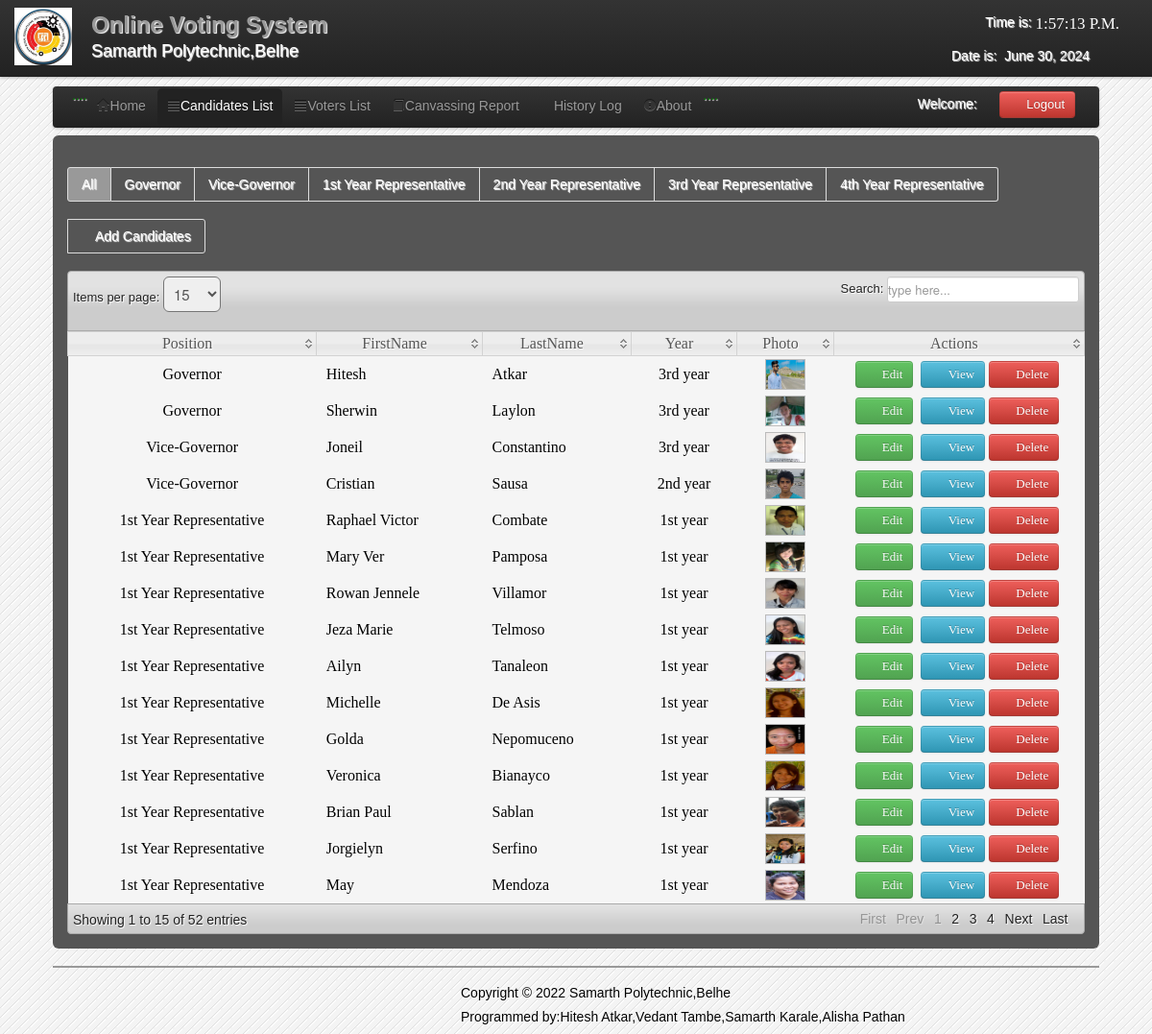
The page /admin/candidate_list.php (signed in) on the database its author committed.
### tables this page shows
CREATE TABLE `candidate` (
  `CandidateID` int(11) NOT NULL,
  `abc` varchar(1) NOT NULL,
  `Position` varchar(200) NOT NULL,
  `Party` varchar(100) NOT NULL,
  `FirstName` varchar(200) NOT NULL,
  `LastName` varchar(200) NOT NULL,
  `MiddleName` varchar(100) NOT NULL,
  `Gender` varchar(6) NOT NULL,
  `Year` varchar(100) NOT NULL,
  `Photo` varchar(200) NOT NULL
);

### admin/candidate_list.php (the view, shortened to what this page needs)
<?php
include('session.php');
include('header.php');
include('dbcon.php');
?>
</head>
<body>
<?php include('nav_top.php'); ?>
<div class="wrapper">
<div class="home_body">
<div class="navbar">
	<div class="navbar-inner">
	<div class="container">
	<ul class="nav nav-pills">
	  <li>....</li>
	  <li><a href="home.php"><i class="icon-home icon-large"></i>Home</a></li>
	  <li  class="active"><a  href="candidate_list.php"><i class="icon-align-justify icon-large"></i>Candidates List</a></li>
	  <li class=""><a  href="voter_list.php"><i class="icon-align-justify icon-large"></i>Voters List</a></li>
		 <li><a  href="canvassing_report.php"><i class="icon-book icon-large"></i>Canvassing Report</a></li>
		    <li><a  href="History.php"><i class="icon-table icon-large"></i>History Log</a>
		   <li><a data-toggle="modal" href="#about"><i class="icon-exclamation-sign icon-large"></i>About</a></li>
		   <li>....</li>
	 </ul>
	<form class="navbar-form pull-right">
		<?php $result=mysqli_query($conn,"select * from users where User_id='$id_session'");
	$row=mysqli_fetch_array($result);
	?>
	<font color="white">Welcome:<i class="icon-user-md"></i><?php echo $row['User_Type']; ?></font>
	<a class="btn btn-danger" id="logout" data-toggle="modal" href="#myModal"><i class="icon-off"></i>&nbsp;Logout</a>
	</form>
	</div>
	</div>
	</div>
	<div id="element" class="hero-body">
	    <div class="pagination">
    <ul>
    <li  class="active"><a href="candidate_list.php"><font color="white">All</font></a></li>
    <li><a href="candidate_for_governor.php"><font color="white">Governor</font></a></li>
    <li><a href="candidate_for_vice-governor.php"><font color="white">Vice-Governor</font></a></li>
    <li><a href="1st_year.php"><font color="white">1st Year Representative</font></a></li>
    <li><a href="2nd_year.php"><font color="white">2nd Year Representative</font></a></li>
    <li><a href="3rd_year.php"><font color="white">3rd Year Representative</font></a></li>
    <li><a href="4th_year.php"><font color="white">4th Year Representative</font></a></li>
    </ul>
    </div>
	<div class="pagination">
		  <ul>
    <li><a href="new_candidate.php"><font color="white"><i class="icon-plus icon-large"></i>Add Candidates</font></a></li>
    </ul>
	</div>
	<table class="users-table">
<div class="demo_jui">
		<table cellpadding="0" cellspacing="0" border="0" class="display" id="log" class="jtable">
			<thead>
				<tr>
				<th>Position</th>
				<th>FirstName</th>
				<th>LastName</th>
				<th>Year</th>
				<th>Photo</th>
				<th>Actions</th>
				</tr>
			</thead>
			<tbody>
<?php $candidate_query=mysqli_query($conn,"select  * from candidate");
		while($candidate_rows=mysqli_fetch_array($candidate_query)){ $id=$candidate_rows['CandidateID'];
		?>
<tr class="del<?php echo $id ?>">
	<td align="center"><?php echo $candidate_rows['Position']; ?></td>
	<td><?php echo $candidate_rows['FirstName']; ?></td>
	<td><?php echo $candidate_rows['LastName']; ?></td>
	<td align="center"><?php echo $candidate_rows['Year']; ?></td>
	<td align="center"><img class="pic" width="40" height="30" src="<?php echo $candidate_rows['Photo'];?>" border="0" onmouseover="showtrail('<?php echo $candidate_rows['Photo'];?>','<?php echo $candidate_rows['FirstName']." ".$candidate_rows['LastName'];?> ',200,5)" onmouseout="hidetrail()"></a></td>
	<td width="240" align="center">
	<a class="btn btn-Success" href="edit_candidate.php<?php echo '?id='.$id; ?>"><i class="icon-edit icon-large"></i>&nbsp;Edit</a>&nbsp;
	<a class="btn btn-info"  data-toggle="modal" href="#<?php echo $id; ?>" ><i class="icon-list icon-large"></i>&nbsp;View</a>
	<a class="btn btn-danger1" id="<?php echo $id; ?>"><i class="icon-trash icon-large"></i>&nbsp;Delete</a>&nbsp;
	</td>
		</div>
		</div>
	</tr>
<?php } ?>
<?php include('footer.php')?>
</body>
</html>

### admin/css/datatable/demo_table_jui.css (style rules this page uses)
table.display thead th { cursor: pointer; padding: 3px 0 3px 10px; }
table.display { border-collapse: collapse; clear: both; margin: 0 auto; width: 100%; }
table.display td { padding: 3px 10px; }
tr.odd { background-color: #f5f5f5; }
tr.even { background-color: #f5f5f5; }

### admin/css/Home.css (style rules this page uses)
* { margin:0; padding:0; }
body { font-family:"Trebuchet MS", "Myriad Pro", Arial, sans-serif; font-size:14px; background-color: #fff; background:#f4f4f4 url(../images/bg.gif) repeat top left; text-shadow:1px 1px 1px #fff; background-position: 0 0px; }
.wrapper { width:1090px; margin:10px auto; }

### rows shown on the page
candidate: Position "1st Year Representative", FirstName "Raphael Victor", LastName "Combate", Year "1st year", Photo (picture)
candidate: Position "1st Year Representative", FirstName "Mary Ver", LastName "Pamposa", Year "1st year", Photo (picture)
candidate: Position "1st Year Representative", FirstName "Rowan Jennele", LastName "Villamor", Year "1st year", Photo (picture)
candidate: Position "1st Year Representative", FirstName "Jeza Marie", LastName "Telmoso", Year "1st year", Photo (picture)
candidate: Position "1st Year Representative", FirstName "Ailyn", LastName "Tanaleon", Year "1st year", Photo (picture)
candidate: Position "Governor", FirstName "Hitesh", LastName "Atkar", Year "3rd year", Photo (picture)
candidate: Position "1st Year Representative", FirstName "Michelle", LastName "De Asis", Year "1st year", Photo (picture)
candidate: Position "1st Year Representative", FirstName "Golda", LastName "Nepomuceno", Year "1st year", Photo (picture)
candidate: Position "1st Year Representative", FirstName "Veronica", LastName "Bianayco", Year "1st year", Photo (picture)
candidate: Position "1st Year Representative", FirstName "Brian Paul", LastName "Sablan", Year "1st year", Photo (picture)
candidate: Position "Vice-Governor", FirstName "Joneil", LastName "Constantino", Year "3rd year", Photo (picture)
candidate: Position "Vice-Governor", FirstName "Cristian", LastName "Sausa", Year "2nd year", Photo (picture)
candidate: Position "1st Year Representative", FirstName "Jorgielyn", LastName "Serfino", Year "1st year", Photo (picture)
candidate: Position "1st Year Representative", FirstName "May", LastName "Mendoza", Year "1st year", Photo (picture)
candidate: Position "Governor", FirstName "Sherwin", LastName "Laylon", Year "3rd year", Photo (picture)
